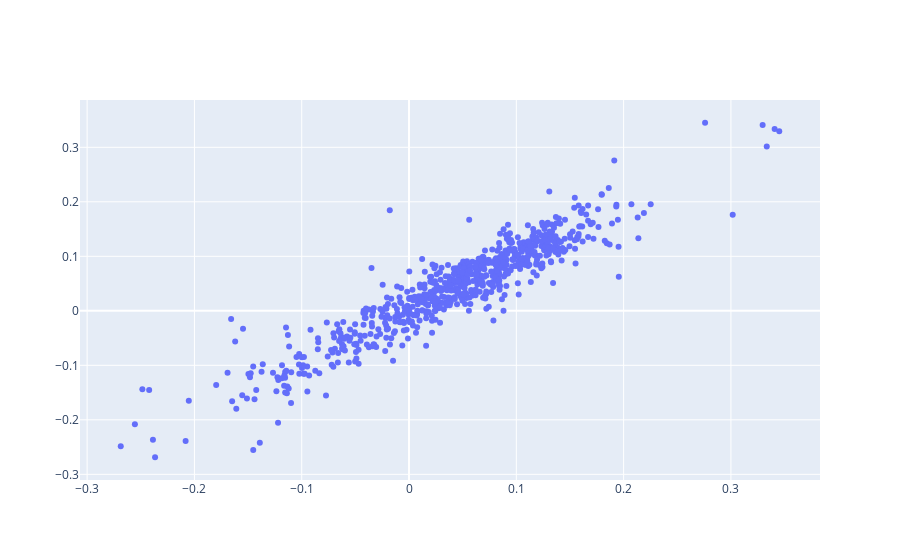

Notebook code for this chart:
### Code cell
fig = go.Figure(data=go.Scatter(x=X_test_naive,
                                y=y_test_naive,
                                mode='markers', showlegend=False))

fig.show()

### Figure 1 — Plotly figure (JSON) as saved in the notebook; plotly's stock layout.template omitted (floating-point values rounded to 4 significant figures; data arrays with more than 128 entries replaced by an {"elided": "..."} marker saying what was removed)
{"data": [{"mode": "markers", "showlegend": false, "x": {"elided": "748 float values"}, "y": {"elided": "748 float values"}, "type": "scatter"}], "layout": {}}
